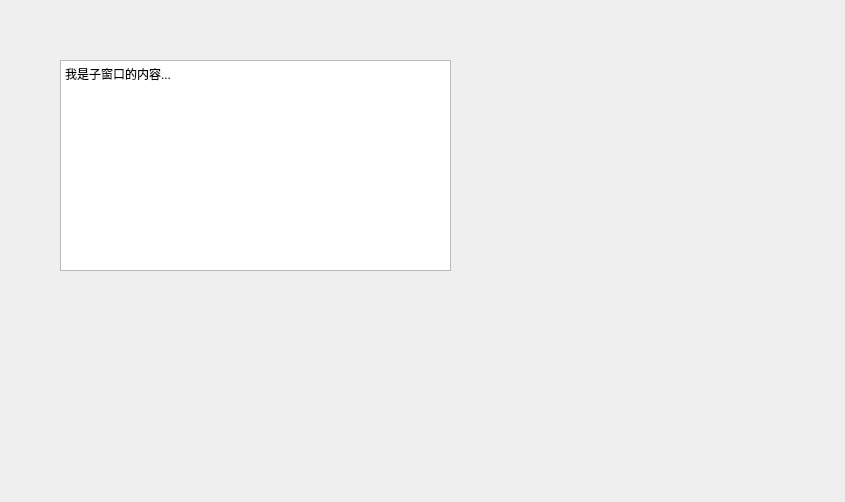
<?xml version="1.0" encoding="UTF-8"?>
<ui version="4.0">
 <class>Form</class>
 <widget class="QWidget" name="Form">
  <property name="geometry">
   <rect>
    <x>0</x>
    <y>0</y>
    <width>845</width>
    <height>502</height>
   </rect>
  </property>
  <property name="windowTitle">
   <string>Form</string>
  </property>
  <widget class="QTextEdit" name="textEdit">
   <property name="geometry">
    <rect>
     <x>60</x>
     <y>60</y>
     <width>391</width>
     <height>211</height>
    </rect>
   </property>
   <property name="html">
    <string>&lt;!DOCTYPE HTML PUBLIC &quot;-//W3C//DTD HTML 4.0//EN&quot; &quot;http://www.w3.org/TR/REC-html40/strict.dtd&quot;&gt;
&lt;html&gt;&lt;head&gt;&lt;meta name=&quot;qrichtext&quot; content=&quot;1&quot; /&gt;&lt;style type=&quot;text/css&quot;&gt;
p, li { white-space: pre-wrap; }
&lt;/style&gt;&lt;/head&gt;&lt;body style=&quot; font-family:'SimSun'; font-size:9pt; font-weight:400; font-style:normal;&quot;&gt;
&lt;p style=&quot; margin-top:0px; margin-bottom:0px; margin-left:0px; margin-right:0px; -qt-block-indent:0; text-indent:0px;&quot;&gt;我是子窗口的内容...&lt;/p&gt;&lt;/body&gt;&lt;/html&gt;</string>
   </property>
  </widget>
 </widget>
 <resources/>
 <connections/>
</ui>
